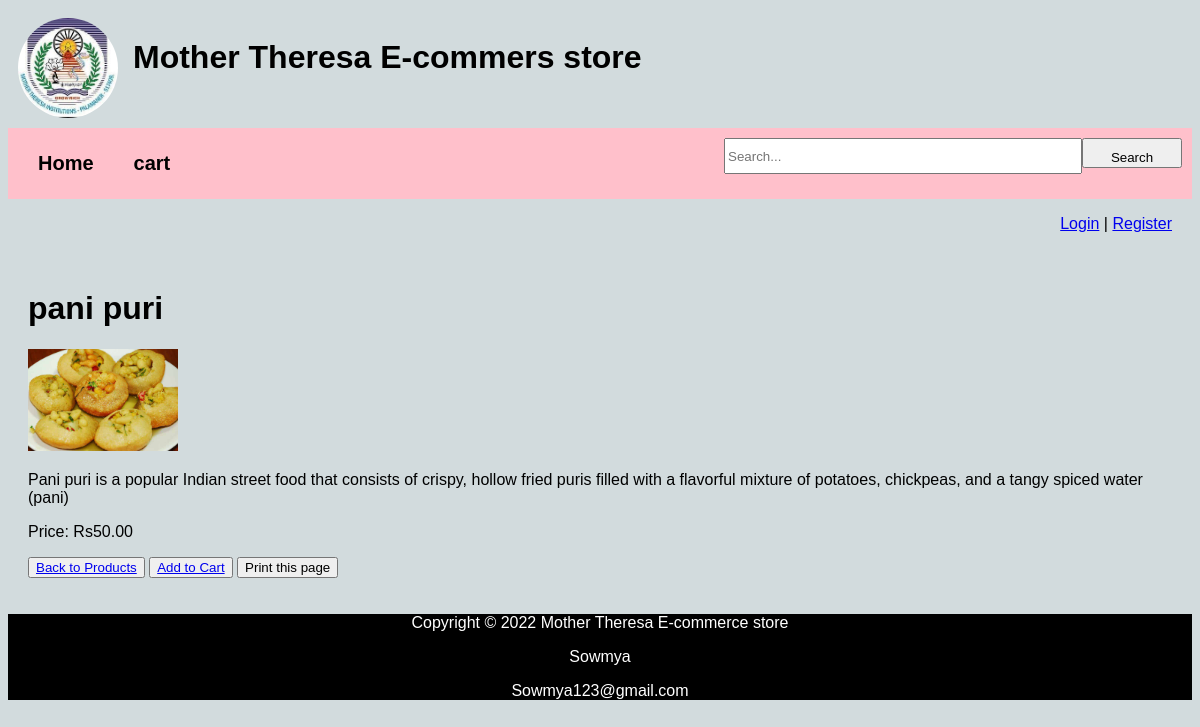
Page /product/24/ on the committed database.
### catalog/models.py (models this page shows, shortened)
class Product(models.Model):
    name = models.CharField(max_length=100)
    description = models.TextField()
    price = models.DecimalField(max_digits=8, decimal_places=2)
    image = models.ImageField(upload_to='products/', blank=True, null=True)
    category = models.ForeignKey(Category, on_delete=models.CASCADE, related_name='products',null=True, blank=True)

### catalog/views.py (the view)
# urls.py: path('product/<int:pk>/', views.product_detail, name='product_detail'),
def product_detail(request, pk):
    ob_product = get_object_or_404(Product, pk=pk)
    return render(request, 'product_detail.html', {'product': ob_product})

### catalog/templates/product_detail.html (shortened to what this page needs)
{% extends 'base.html' %}
{% block content %}
<!DOCTYPE html>
<html>
<head>
</head>
<body>
    <h1>{{ product.name }}</h1>
    {% if product.image %}
     <img src="{{ product.image.url }}" alt="{{ product.name }}">
    {% endif %}
    <p>{{ product.description }}</p>
    <p>Price: Rs{{ product.price }}</p>
    <button><a href="/">Back to Products</a></button>
    <button><a href="{% url 'add_to_cart' product.pk %}">Add to Cart</a></button>
    <button onclick="window.print()" class="no-print">Print this page</button>
</body>
</html>
{% endblock %}

### catalog/templates/base.html (style rules this page uses)
body { font-family: Arial, sans-serif; background-color: rgb(210, 219, 221); }
img { max-width: 150px; }

### rows in the picture
Product: name "pani puri", image (picture), description "Pani puri is a popular Indian street food that consists of crispy, hollow fried puris filled with a flavorful mixture of potatoes, chickpeas, and a tangy spiced water (pani)", price "50.00"
